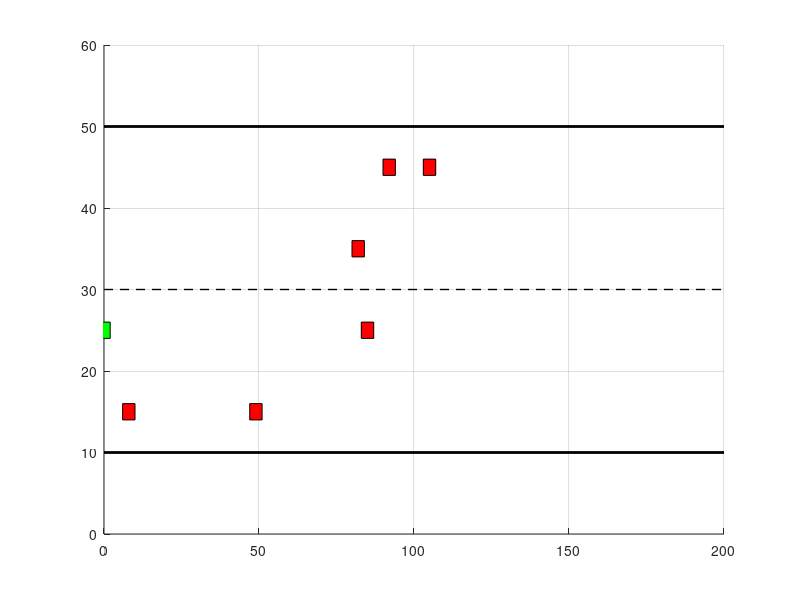

The MATLAB source for this figure: (Note: this script raises an error after producing the figure.)
%------------------------------绘图-----------------------------------
% 初始化地图和车辆属性
figure;
RoadLength = 200;

axis([0 RoadLength 0 60]);
hold on;
grid on;

% 画出地图背景和车道线
plot([0, RoadLength], [10, 10], 'k', 'LineWidth', 2); % 上车道边界
plot([0, RoadLength], [50, 50], 'k', 'LineWidth', 2); % 下车道边界
plot([0, RoadLength], [30, 30], '--k', 'LineWidth', 1); % 中心车道线


front_text = text(5, 57, '', 'FontSize', 10, 'Color', 'blue', 'FontWeight', 'bold');
lat_text = text(5, 52, '', 'FontSize', 10, 'Color', 'blue', 'FontWeight', 'bold');
speed_text = text(140, 55, '', 'FontSize', 10, 'Color', 'blue', 'FontWeight', 'bold');


%---------------------------------汽车生成------------------------------
CarNum = 6;
% 定义车道中心位置
lane_centers = [15, 25, 35, 45]; % 四条车道的中心位置
CarPos = struct('x', [], 'y', []); % 初始化汽车位置结构体
CarSpeed = zeros(1, CarNum); % 初始化速度数组

for i = 1:CarNum
    % 随机生成车辆x坐标，并分配到随机车道中心
    CarPos(i).x = randi([0, RoadLength]);
    CarPos(i).y = lane_centers(randi([1, 4])); % 随机分配到车道中心位置

    % 随机生成车辆速度
    CarSpeed(i) = randi([1, 2]);

    % 初始化车辆模型
    Car(i) = rectangle('Position', [CarPos(i).x-2, CarPos(i).y-1, 4, 2], ...
        'FaceColor', 'r');
end

%-----------------------AUV本体参数------------------------------
% 探测距离
SensorDis = 100;

% 跟踪距离
TrackDis = 20;

% 初始速度和加速度
MySpeed = 0.5;
MyAcc = 0.3;

% 当前位置
MyPos = [0, 25];
AUV = rectangle('Position', [MyPos(1)-2, MyPos(2)-1, 4, 2], 'FaceColor', 'g');

%----------------------运行过程----------------------------------------
% 动态更新车辆位置，模拟运动
for t = 1:150

    % 更新车辆位置
    for i = 1:CarNum
        CarPos(i).x = CarPos(i).x + CarSpeed(i); 
        Car(i).Position = [CarPos(i).x-2, CarPos(i).y-1, 4, 2];
    end
    
    % 检测前方车辆（在探测距离内）
    [FrontDetected, FrontDis] = GetFroDis(MyPos, CarPos, CarNum, SensorDis);
    disp(['前方检测状态: ', num2str(FrontDetected), ', 前方距离: ', num2str(FrontDis)]);

    % 检测侧向车辆（在探测距离内）
    [LatDetected, LatDis,Dir] = GetLatDis(MyPos, CarPos, CarNum, lane_centers, SensorDis);
    disp(['侧方检测状态: ', num2str(LatDetected)]);
    disp(['侧向距离为: [', num2str(LatDis(1)), ', ', num2str(LatDis(2)), ']']);

    % 调用驾驶操作函数，基于跟踪距离 TrackDis 进行行为判断
    [MySpeed, MyPos] = AutoOper(CarPos, FrontDis, LatDis, TrackDis, MySpeed, MyAcc, MyPos,Dir);

    % 更新 AUV 位置
    AUV.Position = [MyPos(1)-2, MyPos(2)-1, 4, 2];
    
    set(front_text, 'String', ['前方检测状态: ', num2str(FrontDetected), ', 前方距离: ', num2str(FrontDis)]);
    set(lat_text, 'String', ['侧方检测状态: ', num2str(LatDetected), ', 侧向距离: [', num2str(LatDis(1)), ', ', num2str(LatDis(2)), ']']);
    set(speed_text, 'String', ['当前速度: ', num2str(MySpeed)]);

    % 刷新图像
    drawnow;
    pause(0.1); % 控制刷新频率
end

hold off;


%--------------------------函数部分-------------------------------------

% 判断前方最近车辆距离（基于探测距离 SensorDis）
function [FrontDetected, FrontDis] = GetFroDis(MyPos, CarPos, CarNum, SensorDis)
    FrontDis = inf; % 初始化前向距离为无穷大
    FrontDetected = false; % 初始化前方检测状态为未检测到

    for i = 1:CarNum
        if CarPos(i).y == MyPos(2) && CarPos(i).x > MyPos(1)
            Dis = norm([CarPos(i).x - MyPos(1), CarPos(i).y - MyPos(2)]);
            if Dis < FrontDis && Dis <= SensorDis  % 只在探测范围内更新距离
                FrontDis = Dis;
                FrontDetected = true;
            end
        end
    end
end

% 判断侧向最近车辆距离（基于探测距离 SensorDis）
function [LatDetected, LatDis,Dir] = GetLatDis(MyPos, CarPos, CarNum, lane_centers, SensorDis)
LatDis = [inf,inf];
LatDetected = false;
Dir=0;
%计算当前车道索引
[~, current_lane] = min(abs(MyPos(2) - lane_centers));
adjacent_lanes = [0 0];

if current_lane > 1
    adjacent_lanes(1) =lane_centers(current_lane - 1);
end
if current_lane < length(lane_centers)
    adjacent_lanes(2)=lane_centers(current_lane + 1);
end

for i = 1:CarNum
    if ismember(CarPos(i).y, adjacent_lanes) && CarPos(i).x > MyPos(1)
        Dis = norm([CarPos(i).x - MyPos(1), CarPos(i).y - MyPos(2)]);
        if Dis < min(LatDis) && Dis <= SensorDis  % 只在探测范围内更新距离
            LatDetected = true;
            %获取车道索引
            [~, lane_index] = min(abs(CarPos(i).y - lane_centers));
            %左侧距离赋值
            if lane_index>current_lane
                LatDis(1)=Dis;
            end
            %右侧距离赋值
            if lane_index<current_lane
                LatDis(2)=Dis;
            end

            if LatDis(1) == inf && LatDis(2) == inf
                % 当左右两侧距离均为 inf 时
                if adjacent_lanes(1) ~= 0  % 左侧车道存在
                    Dir = -1;  % 向左变道
                elseif adjacent_lanes(2) ~= 0  % 右侧车道存在
                    Dir = 1;  % 向右变道
                end
            end
            

            %向左变道
            if LatDis(1)>LatDis(2)
                Dir = 1;
            end

            if LatDis(1)<LatDis(2)
                Dir = -1;
            end

           

        end
    end
end
end

% 汽车运动逻辑函数（基于跟踪距离 TrackDis 判断行为）
function [MySpeed, MyPos] = AutoOper(CarPos, FrontDis, LatDis, TrackDis, MySpeed, MyAcc, MyPos, Dir)
    MaxSpeed = 3;
    MinSpeed = 0.5;

    % 判断是否进入跟车状态
    if FrontDis > TrackDis+2
        % 如果前方距离大于跟踪距离，则加速
        MySpeed = min(MySpeed + MyAcc, MaxSpeed);
        disp(['加速中，当前速度: ', num2str(MySpeed)]);
    elseif FrontDis <= TrackDis-1
        % 如果前方距离小于等于跟踪距离，尝试变道
        disp('尝试变道...');
        
        if LatDis(1) == inf && LatDis(2) == inf
        MyPos(2) = MyPos(2) +Dir*10;
        end

        % 判断是否可以绕行前方车辆
        if LatDis(1) > TrackDis && Dir == -1  % 左侧车道有足够距离且方向为左
            MyPos(2) = MyPos(2) - 10;  % 向左变道
            disp('变道成功，左侧绕行前方车辆');   
        
        elseif LatDis(2) > TrackDis && Dir == 1  % 右侧车道有足够距离且方向为右
            MyPos(2) = MyPos(2) + 10;  % 向右变道
            disp('变道成功，右侧绕行前方车辆');
        
        else
            % 如果左右两侧都无法变道，则减速
            MySpeed = max(MySpeed - MyAcc, MinSpeed);
            disp(['保持跟车，当前速度: ', num2str(MySpeed)]);
        end
    end

    % 更新 x 位置
    MyPos(1) = MyPos(1) + MySpeed;
end
